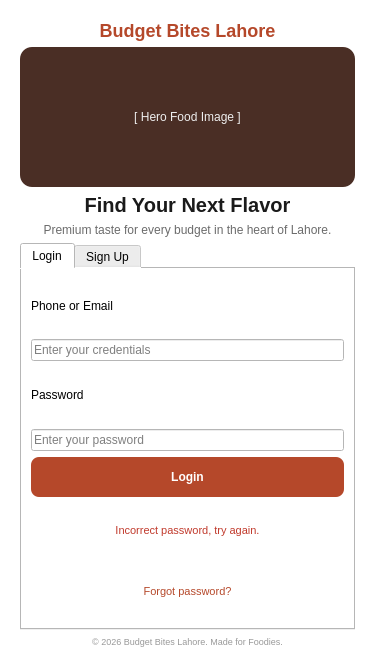
<?xml version="1.0" encoding="UTF-8"?>
<ui version="4.0">
 <class>AuthScreen</class>
 <widget class="QWidget" name="AuthScreen">
  <property name="geometry">
   <rect>
    <x>0</x>
    <y>0</y>
    <width>375</width>
    <height>667</height>
   </rect>
  </property>
  <property name="windowTitle">
   <string>Budget Bites Lahore - Auth</string>
  </property>
  <property name="styleSheet">
   <string notr="true">background-color: #FFFFFF;</string>
  </property>
  <layout class="QVBoxLayout" name="verticalLayout_main">
   <property name="leftMargin"><number>20</number></property>
   <property name="topMargin"><number>20</number></property>
   <property name="rightMargin"><number>20</number></property>
   <property name="bottomMargin"><number>20</number></property>
   <item>
    <widget class="QLabel" name="label_appTitle">
     <property name="text">
      <string>Budget Bites Lahore</string>
     </property>
     <property name="alignment">
      <set>Qt::AlignCenter</set>
     </property>
     <property name="styleSheet">
      <string notr="true">color: #B5482A; font-size: 18px; font-weight: bold;</string>
     </property>
    </widget>
   </item>
   <item>
    <widget class="QLabel" name="label_heroImage">
     <property name="minimumSize">
      <size><width>0</width><height>140</height></size>
     </property>
     <property name="text">
      <string>[ Hero Food Image ]</string>
     </property>
     <property name="alignment">
      <set>Qt::AlignCenter</set>
     </property>
     <property name="styleSheet">
      <string notr="true">background-color: #4A2E25; color: #EEEEEE; border-radius: 12px;</string>
     </property>
    </widget>
   </item>
   <item>
    <widget class="QLabel" name="label_heading">
     <property name="text">
      <string>Find Your Next Flavor</string>
     </property>
     <property name="alignment">
      <set>Qt::AlignCenter</set>
     </property>
     <property name="styleSheet">
      <string notr="true">font-size: 20px; font-weight: bold; color: #1A1A1A;</string>
     </property>
    </widget>
   </item>
   <item>
    <widget class="QLabel" name="label_subtitle">
     <property name="text">
      <string>Premium taste for every budget in the heart of Lahore.</string>
     </property>
     <property name="alignment">
      <set>Qt::AlignCenter</set>
     </property>
     <property name="wordWrap">
      <bool>true</bool>
     </property>
     <property name="styleSheet">
      <string notr="true">color: #6B6B6B; font-size: 12px;</string>
     </property>
    </widget>
   </item>
   <item>
    <widget class="QTabWidget" name="tabWidget_auth">
     <property name="currentIndex">
      <number>0</number>
     </property>
     <widget class="QWidget" name="tab_login">
      <attribute name="title">
       <string>Login</string>
      </attribute>
      <layout class="QVBoxLayout" name="verticalLayout_login">
       <item>
        <widget class="QLabel" name="label_loginCredLabel">
         <property name="text">
          <string>Phone or Email</string>
         </property>
        </widget>
       </item>
       <item>
        <widget class="QLineEdit" name="lineEdit_credentials">
         <property name="placeholderText">
          <string>Enter your credentials</string>
         </property>
        </widget>
       </item>
       <item>
        <widget class="QLabel" name="label_passwordLabel">
         <property name="text">
          <string>Password</string>
         </property>
        </widget>
       </item>
       <item>
        <widget class="QLineEdit" name="lineEdit_password">
         <property name="echoMode">
          <enum>QLineEdit::Password</enum>
         </property>
         <property name="placeholderText">
          <string>Enter your password</string>
         </property>
        </widget>
       </item>
       <item>
        <widget class="QPushButton" name="pushButton_login">
         <property name="minimumSize">
          <size><width>0</width><height>40</height></size>
         </property>
         <property name="text">
          <string>Login</string>
         </property>
         <property name="styleSheet">
          <string notr="true">background-color: #B5482A; color: white; border-radius: 8px; font-weight: bold;</string>
         </property>
        </widget>
       </item>
       <item>
        <widget class="QLabel" name="label_loginError">
         <property name="text">
          <string>Incorrect password, try again.</string>
         </property>
         <property name="alignment">
          <set>Qt::AlignCenter</set>
         </property>
         <property name="styleSheet">
          <string notr="true">color: #C0392B; font-size: 11px;</string>
         </property>
        </widget>
       </item>
       <item>
        <widget class="QLabel" name="label_forgotPassword">
         <property name="text">
          <string>Forgot password?</string>
         </property>
         <property name="alignment">
          <set>Qt::AlignCenter</set>
         </property>
         <property name="styleSheet">
          <string notr="true">color: #B5482A; font-size: 11px;</string>
         </property>
        </widget>
       </item>
      </layout>
     </widget>
     <widget class="QWidget" name="tab_signup">
      <attribute name="title">
       <string>Sign Up</string>
      </attribute>
      <layout class="QVBoxLayout" name="verticalLayout_signup">
       <item>
        <widget class="QLabel" name="label_nameLabel">
         <property name="text">
          <string>Name</string>
         </property>
        </widget>
       </item>
       <item>
        <widget class="QLineEdit" name="lineEdit_signupName">
         <property name="placeholderText">
          <string>Enter your name</string>
         </property>
        </widget>
       </item>
       <item>
        <widget class="QLabel" name="label_createPasswordLabel">
         <property name="text">
          <string>Create Password</string>
         </property>
        </widget>
       </item>
       <item>
        <widget class="QLineEdit" name="lineEdit_signupPassword">
         <property name="echoMode">
          <enum>QLineEdit::Password</enum>
         </property>
         <property name="placeholderText">
          <string>Create a password</string>
         </property>
        </widget>
       </item>
       <item>
        <widget class="QPushButton" name="pushButton_signup">
         <property name="minimumSize">
          <size><width>0</width><height>40</height></size>
         </property>
         <property name="text">
          <string>Sign Up</string>
         </property>
         <property name="styleSheet">
          <string notr="true">background-color: #B5482A; color: white; border-radius: 8px; font-weight: bold;</string>
         </property>
        </widget>
       </item>
      </layout>
     </widget>
    </widget>
   </item>
   <item>
    <widget class="QLabel" name="label_footer">
     <property name="text">
      <string>© 2026 Budget Bites Lahore. Made for Foodies.</string>
     </property>
     <property name="alignment">
      <set>Qt::AlignCenter</set>
     </property>
     <property name="styleSheet">
      <string notr="true">color: #999999; font-size: 9px;</string>
     </property>
    </widget>
   </item>
  </layout>
 </widget>
 <resources/>
 <connections/>
</ui>
